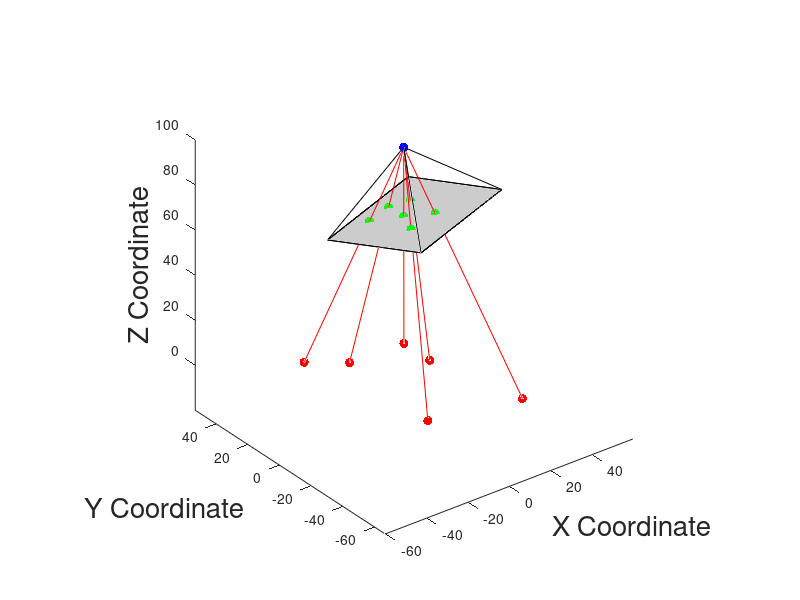

Recreate this plot in MATLAB. (Note: this script raises an error after producing the figure.)
function exampleSpaceResection
%% Test using least squares for a single photo resection
%Assumes No Error in Camera Interior Orientation

%% User Inputs
RANDOMSEED = 1;
% camera position
CAM.TRUEXYZ = [0 0 100];
CAM.TRUERPYDEG = [10 180 20];
% least squares initialization guess
LSQINITIALXYZ = [0 0 100];
LSQINITIALRPY = [0 180 0];
% camera parameters
CAM.XPIX = 640;
CAM.YPIX = 480;
CAM.HFOV = 90;
CAM.CX = 320;
CAM.CY = 240;
% add GCPs
NGCP = 6;
GCPX = [-50 50];
GCPY = [-50 50];
GCPZ = [-20 20];
% Add Noise to simulated data?
PIXNOISE = 1;
COORDNOISE = 0.1;
% Estimate of Noise into Total Least Squares
PIXNOISEEST = 1;
COORDNOISEEST = 0.1;

%% Generate Simulated Data for Control Points and Pixel Coordinates
rng(RANDOMSEED);
% Make K Matrix
f = CAM.XPIX/2/tand(CAM.HFOV/2);
K = [f 0 CAM.CX;0 f CAM.CY;0 0 1];
CAM.TRUERPYRAD = CAM.TRUERPYDEG*pi/180;
% Make R matrix
R = rpy2dcm(CAM.TRUERPYRAD(1),CAM.TRUERPYRAD(2),CAM.TRUERPYRAD(3));
% Calculate Sample GCPs
truegcpx = GCPX(1)+rand(NGCP,1)*(GCPX(2)-GCPX(1));
truegcpy = GCPY(1)+rand(NGCP,1)*(GCPY(2)-GCPY(1));
truegcpz = GCPZ(1)+rand(NGCP,1)*(GCPZ(2)-GCPZ(1));
% project into uv space
uvq = K*R*[truegcpx' - CAM.TRUEXYZ(1);...
           truegcpy' - CAM.TRUEXYZ(2);...
           truegcpz' - CAM.TRUEXYZ(3)];
trueu = uvq(1,:)'./uvq(3,:)';
truev = uvq(2,:)'./uvq(3,:)';
%% Add Noise to Simulated Data
noisygcpx = truegcpx + randn(numel(truegcpx),1)*COORDNOISE;
noisygcpy = truegcpy + randn(numel(truegcpx),1)*COORDNOISE;
noisygcpz = truegcpz + randn(numel(truegcpx),1)*COORDNOISE;
noisyu = trueu + randn(numel(truegcpx),1)*PIXNOISE;
noisyv = truev + randn(numel(truegcpx),1)*PIXNOISE;
%% Visualize Data
plotCamAndGCPs(K,R,CAM.TRUEXYZ',[truegcpx,truegcpy,truegcpz]',CAM.XPIX,CAM.YPIX);

%% Generate Covariance Matrix for Observation Values
covObs = kron(eye(NGCP),...
    diag([ones(1,2)*PIXNOISEEST,ones(1,3)*COORDNOISEEST]));

%% Anonymous Functions 
Jfun = @(Xi) Jfunction(Xi(1),Xi(2),Xi(3),Xi(4),Xi(5),Xi(6),...
	noisyu,noisyv,noisygcpx,noisygcpy,noisygcpz,f,CAM.CX,CAM.CY,...
	 logical([1 1 1 1 1 1 ]));
Bfun = @(Xi) Bfunction(Xi(1),Xi(2),Xi(3),Xi(4),Xi(5),Xi(6),...
	noisyu,noisyv,noisygcpx,noisygcpy,noisygcpz,f,CAM.CX,CAM.CY);
Kfun = @(Xi) Kfunction(Xi(1),Xi(2),Xi(3),Xi(4),Xi(5),Xi(6),...
	noisyu,noisyv,noisygcpx,noisygcpy,noisygcpz,f,CAM.CX,CAM.CY);

%% Set Initial Least Squares Guess Xo
Xo = [LSQINITIALRPY*pi/180 LSQINITIALXYZ]';

%% Perform Total Least Squares
fprintf('Performing Total Least Squares\n');
[X_tls,Sx_tls,lsrinfo_tls] = lsrtls(Jfun,Kfun,Bfun,Xo,covObs);
covXYZ = enforceCovariance(Sx_tls(4:6,4:6));
plotCovarianceSurf(X_tls(4),X_tls(5),X_tls(6),covXYZ,0.95,lsrinfo_tls.dof);
%% Perform Nonlinear Least Squares
fprintf('Performing Unqeighted Nonlinear Least Squares\n');
[X_nlin,Sx_nlin,lsrinfo_nlin] = lsrnlin(Jfun,Kfun,Xo);

%% Perform TLS with Z Elevation Locked at True Z Position
fprintf('Performing Total Least Squares with Z Locked\n');

% Set New Anonymous Functions 
Jfun = @(Xi) Jfunction(Xi(1),Xi(2),Xi(3),Xi(4),Xi(5),CAM.TRUEXYZ(3),...
	noisyu,noisyv,noisygcpx,noisygcpy,noisygcpz,f,CAM.CX,CAM.CY,...
	 logical([1 1 1 1 1 0]));
Bfun = @(Xi) Bfunction(Xi(1),Xi(2),Xi(3),Xi(4),Xi(5),CAM.TRUEXYZ(3),...
	noisyu,noisyv,noisygcpx,noisygcpy,noisygcpz,f,CAM.CX,CAM.CY);
Kfun = @(Xi) Kfunction(Xi(1),Xi(2),Xi(3),Xi(4),Xi(5),CAM.TRUEXYZ(3),...
	noisyu,noisyv,noisygcpx,noisygcpy,noisygcpz,f,CAM.CX,CAM.CY);
 
 % need a new Xo, since not solving for Z
 Xo = [LSQINITIALRPY*pi/180 LSQINITIALXYZ(1:2)]';

 [X_tlsLockZ,Sx_tlsLockZ,lsrinfo_tlsLockZ] = lsrtls(Jfun,Kfun,Bfun,Xo,covObs);
 end
function K = Kfunction(roll,pitch,yaw,Xc,Yc,Zc,u,v,Xw,Yw,Zw,f,cx,cy)
%% K EQUATIONS 
K = nan(numel(u)*2,1);
K(1:2:end,1) = u + ((cx.*(cos(yaw).*sin(roll) - cos(roll).*sin(pitch).*sin(yaw)) - f.*cos(pitch).*sin(yaw)).*(Yc - Yw) + (Zc - Zw).*(f.*sin(pitch) - cx.*cos(pitch).*cos(roll)) - (cx.*(sin(roll).*sin(yaw) + cos(roll).*cos(yaw).*sin(pitch)) + f.*cos(pitch).*cos(yaw)).*(Xc - Xw))./((Xc - Xw).*(sin(roll).*sin(yaw) + cos(roll).*cos(yaw).*sin(pitch)) - (Yc - Yw).*(cos(yaw).*sin(roll) - cos(roll).*sin(pitch).*sin(yaw)) + cos(pitch).*cos(roll).*(Zc - Zw));
K(2:2:end,1) = v - ((cy.*cos(pitch).*cos(roll) + f.*cos(pitch).*sin(roll)).*(Zc - Zw) + (Xc - Xw).*(cy.*(sin(roll).*sin(yaw) + cos(roll).*cos(yaw).*sin(pitch)) - f.*(cos(roll).*sin(yaw) - cos(yaw).*sin(pitch).*sin(roll))) - (Yc - Yw).*(cy.*(cos(yaw).*sin(roll) - cos(roll).*sin(pitch).*sin(yaw)) - f.*(cos(roll).*cos(yaw) + sin(pitch).*sin(roll).*sin(yaw))))./((Xc - Xw).*(sin(roll).*sin(yaw) + cos(roll).*cos(yaw).*sin(pitch)) - (Yc - Yw).*(cos(yaw).*sin(roll) - cos(roll).*sin(pitch).*sin(yaw)) + cos(pitch).*cos(roll).*(Zc - Zw));
end

function J = Jfunction(roll,pitch,yaw,Xc,Yc,Zc,u,v,Xw,Yw,Zw,f,cx,cy,flag)
%% J EQUATIONS 
J = nan(numel(u)*2,6);
J(1:2:end,1) = - (cx.*(Yc - Yw).*(cos(roll).*cos(yaw) + sin(pitch).*sin(roll).*sin(yaw)) - cx.*(Xc - Xw).*(cos(roll).*sin(yaw) - cos(yaw).*sin(pitch).*sin(roll)) + cx.*cos(pitch).*sin(roll).*(Zc - Zw))./((Xc - Xw).*(sin(roll).*sin(yaw) + cos(roll).*cos(yaw).*sin(pitch)) - (Yc - Yw).*(cos(yaw).*sin(roll) - cos(roll).*sin(pitch).*sin(yaw)) + cos(pitch).*cos(roll).*(Zc - Zw)) - (((cx.*(cos(yaw).*sin(roll) - cos(roll).*sin(pitch).*sin(yaw)) - f.*cos(pitch).*sin(yaw)).*(Yc - Yw) + (Zc - Zw).*(f.*sin(pitch) - cx.*cos(pitch).*cos(roll)) - (cx.*(sin(roll).*sin(yaw) + cos(roll).*cos(yaw).*sin(pitch)) + f.*cos(pitch).*cos(yaw)).*(Xc - Xw)).*((Yc - Yw).*(cos(roll).*cos(yaw) + sin(pitch).*sin(roll).*sin(yaw)) - (Xc - Xw).*(cos(roll).*sin(yaw) - cos(yaw).*sin(pitch).*sin(roll)) + cos(pitch).*sin(roll).*(Zc - Zw)))./((Xc - Xw).*(sin(roll).*sin(yaw) + cos(roll).*cos(yaw).*sin(pitch)) - (Yc - Yw).*(cos(yaw).*sin(roll) - cos(roll).*sin(pitch).*sin(yaw)) + cos(pitch).*cos(roll).*(Zc - Zw)).^2;
J(1:2:end,2) = (((cx.*(cos(yaw).*sin(roll) - cos(roll).*sin(pitch).*sin(yaw)) - f.*cos(pitch).*sin(yaw)).*(Yc - Yw) + (Zc - Zw).*(f.*sin(pitch) - cx.*cos(pitch).*cos(roll)) - (cx.*(sin(roll).*sin(yaw) + cos(roll).*cos(yaw).*sin(pitch)) + f.*cos(pitch).*cos(yaw)).*(Xc - Xw)).*(cos(pitch).*cos(roll).*cos(yaw).*(Xc - Xw) - cos(roll).*sin(pitch).*(Zc - Zw) + cos(pitch).*cos(roll).*sin(yaw).*(Yc - Yw)))./((Xc - Xw).*(sin(roll).*sin(yaw) + cos(roll).*cos(yaw).*sin(pitch)) - (Yc - Yw).*(cos(yaw).*sin(roll) - cos(roll).*sin(pitch).*sin(yaw)) + cos(pitch).*cos(roll).*(Zc - Zw)).^2 - ((f.*sin(pitch).*sin(yaw) - cx.*cos(pitch).*cos(roll).*sin(yaw)).*(Yc - Yw) + (Zc - Zw).*(f.*cos(pitch) + cx.*cos(roll).*sin(pitch)) + (f.*cos(yaw).*sin(pitch) - cx.*cos(pitch).*cos(roll).*cos(yaw)).*(Xc - Xw))./((Xc - Xw).*(sin(roll).*sin(yaw) + cos(roll).*cos(yaw).*sin(pitch)) - (Yc - Yw).*(cos(yaw).*sin(roll) - cos(roll).*sin(pitch).*sin(yaw)) + cos(pitch).*cos(roll).*(Zc - Zw));
J(1:2:end,3) = ((cx.*(sin(roll).*sin(yaw) + cos(roll).*cos(yaw).*sin(pitch)) + f.*cos(pitch).*cos(yaw)).*(Yc - Yw) + (cx.*(cos(yaw).*sin(roll) - cos(roll).*sin(pitch).*sin(yaw)) - f.*cos(pitch).*sin(yaw)).*(Xc - Xw))./((Xc - Xw).*(sin(roll).*sin(yaw) + cos(roll).*cos(yaw).*sin(pitch)) - (Yc - Yw).*(cos(yaw).*sin(roll) - cos(roll).*sin(pitch).*sin(yaw)) + cos(pitch).*cos(roll).*(Zc - Zw)) + (((Xc - Xw).*(cos(yaw).*sin(roll) - cos(roll).*sin(pitch).*sin(yaw)) + (Yc - Yw).*(sin(roll).*sin(yaw) + cos(roll).*cos(yaw).*sin(pitch))).*((cx.*(cos(yaw).*sin(roll) - cos(roll).*sin(pitch).*sin(yaw)) - f.*cos(pitch).*sin(yaw)).*(Yc - Yw) + (Zc - Zw).*(f.*sin(pitch) - cx.*cos(pitch).*cos(roll)) - (cx.*(sin(roll).*sin(yaw) + cos(roll).*cos(yaw).*sin(pitch)) + f.*cos(pitch).*cos(yaw)).*(Xc - Xw)))./((Xc - Xw).*(sin(roll).*sin(yaw) + cos(roll).*cos(yaw).*sin(pitch)) - (Yc - Yw).*(cos(yaw).*sin(roll) - cos(roll).*sin(pitch).*sin(yaw)) + cos(pitch).*cos(roll).*(Zc - Zw)).^2;
J(1:2:end,4) = (cx.*(sin(roll).*sin(yaw) + cos(roll).*cos(yaw).*sin(pitch)) + f.*cos(pitch).*cos(yaw))./((Xc - Xw).*(sin(roll).*sin(yaw) + cos(roll).*cos(yaw).*sin(pitch)) - (Yc - Yw).*(cos(yaw).*sin(roll) - cos(roll).*sin(pitch).*sin(yaw)) + cos(pitch).*cos(roll).*(Zc - Zw)) + ((sin(roll).*sin(yaw) + cos(roll).*cos(yaw).*sin(pitch)).*((cx.*(cos(yaw).*sin(roll) - cos(roll).*sin(pitch).*sin(yaw)) - f.*cos(pitch).*sin(yaw)).*(Yc - Yw) + (Zc - Zw).*(f.*sin(pitch) - cx.*cos(pitch).*cos(roll)) - (cx.*(sin(roll).*sin(yaw) + cos(roll).*cos(yaw).*sin(pitch)) + f.*cos(pitch).*cos(yaw)).*(Xc - Xw)))./((Xc - Xw).*(sin(roll).*sin(yaw) + cos(roll).*cos(yaw).*sin(pitch)) - (Yc - Yw).*(cos(yaw).*sin(roll) - cos(roll).*sin(pitch).*sin(yaw)) + cos(pitch).*cos(roll).*(Zc - Zw)).^2;
J(1:2:end,5) = - (cx.*(cos(yaw).*sin(roll) - cos(roll).*sin(pitch).*sin(yaw)) - f.*cos(pitch).*sin(yaw))./((Xc - Xw).*(sin(roll).*sin(yaw) + cos(roll).*cos(yaw).*sin(pitch)) - (Yc - Yw).*(cos(yaw).*sin(roll) - cos(roll).*sin(pitch).*sin(yaw)) + cos(pitch).*cos(roll).*(Zc - Zw)) - ((cos(yaw).*sin(roll) - cos(roll).*sin(pitch).*sin(yaw)).*((cx.*(cos(yaw).*sin(roll) - cos(roll).*sin(pitch).*sin(yaw)) - f.*cos(pitch).*sin(yaw)).*(Yc - Yw) + (Zc - Zw).*(f.*sin(pitch) - cx.*cos(pitch).*cos(roll)) - (cx.*(sin(roll).*sin(yaw) + cos(roll).*cos(yaw).*sin(pitch)) + f.*cos(pitch).*cos(yaw)).*(Xc - Xw)))./((Xc - Xw).*(sin(roll).*sin(yaw) + cos(roll).*cos(yaw).*sin(pitch)) - (Yc - Yw).*(cos(yaw).*sin(roll) - cos(roll).*sin(pitch).*sin(yaw)) + cos(pitch).*cos(roll).*(Zc - Zw)).^2;
J(1:2:end,6) = (cos(pitch).*cos(roll).*((cx.*(cos(yaw).*sin(roll) - cos(roll).*sin(pitch).*sin(yaw)) - f.*cos(pitch).*sin(yaw)).*(Yc - Yw) + (Zc - Zw).*(f.*sin(pitch) - cx.*cos(pitch).*cos(roll)) - (cx.*(sin(roll).*sin(yaw) + cos(roll).*cos(yaw).*sin(pitch)) + f.*cos(pitch).*cos(yaw)).*(Xc - Xw)))./((Xc - Xw).*(sin(roll).*sin(yaw) + cos(roll).*cos(yaw).*sin(pitch)) - (Yc - Yw).*(cos(yaw).*sin(roll) - cos(roll).*sin(pitch).*sin(yaw)) + cos(pitch).*cos(roll).*(Zc - Zw)).^2 - (f.*sin(pitch) - cx.*cos(pitch).*cos(roll))./((Xc - Xw).*(sin(roll).*sin(yaw) + cos(roll).*cos(yaw).*sin(pitch)) - (Yc - Yw).*(cos(yaw).*sin(roll) - cos(roll).*sin(pitch).*sin(yaw)) + cos(pitch).*cos(roll).*(Zc - Zw));
J(2:2:end,1) = ((f.*cos(pitch).*cos(roll) - cy.*cos(pitch).*sin(roll)).*(Zc - Zw) + (Xc - Xw).*(cy.*(cos(roll).*sin(yaw) - cos(yaw).*sin(pitch).*sin(roll)) + f.*(sin(roll).*sin(yaw) + cos(roll).*cos(yaw).*sin(pitch))) - (Yc - Yw).*(cy.*(cos(roll).*cos(yaw) + sin(pitch).*sin(roll).*sin(yaw)) + f.*(cos(yaw).*sin(roll) - cos(roll).*sin(pitch).*sin(yaw))))./((Xc - Xw).*(sin(roll).*sin(yaw) + cos(roll).*cos(yaw).*sin(pitch)) - (Yc - Yw).*(cos(yaw).*sin(roll) - cos(roll).*sin(pitch).*sin(yaw)) + cos(pitch).*cos(roll).*(Zc - Zw)) + (((cy.*cos(pitch).*cos(roll) + f.*cos(pitch).*sin(roll)).*(Zc - Zw) + (Xc - Xw).*(cy.*(sin(roll).*sin(yaw) + cos(roll).*cos(yaw).*sin(pitch)) - f.*(cos(roll).*sin(yaw) - cos(yaw).*sin(pitch).*sin(roll))) - (Yc - Yw).*(cy.*(cos(yaw).*sin(roll) - cos(roll).*sin(pitch).*sin(yaw)) - f.*(cos(roll).*cos(yaw) + sin(pitch).*sin(roll).*sin(yaw)))).*((Yc - Yw).*(cos(roll).*cos(yaw) + sin(pitch).*sin(roll).*sin(yaw)) - (Xc - Xw).*(cos(roll).*sin(yaw) - cos(yaw).*sin(pitch).*sin(roll)) + cos(pitch).*sin(roll).*(Zc - Zw)))./((Xc - Xw).*(sin(roll).*sin(yaw) + cos(roll).*cos(yaw).*sin(pitch)) - (Yc - Yw).*(cos(yaw).*sin(roll) - cos(roll).*sin(pitch).*sin(yaw)) + cos(pitch).*cos(roll).*(Zc - Zw)).^2;
J(2:2:end,2) = (f.*(Yc.*cos(yaw) - Yw.*cos(yaw) - Xc.*sin(yaw) + Xw.*sin(yaw)).*(Zc.*sin(pitch) - Zw.*sin(pitch) - Xc.*cos(pitch).*cos(yaw) + Xw.*cos(pitch).*cos(yaw) - Yc.*cos(pitch).*sin(yaw) + Yw.*cos(pitch).*sin(yaw)))./(Zc.*cos(pitch).*cos(roll) - Zw.*cos(pitch).*cos(roll) - Yc.*cos(yaw).*sin(roll) + Yw.*cos(yaw).*sin(roll) + Xc.*sin(roll).*sin(yaw) - Xw.*sin(roll).*sin(yaw) + Xc.*cos(roll).*cos(yaw).*sin(pitch) - Xw.*cos(roll).*cos(yaw).*sin(pitch) + Yc.*cos(roll).*sin(pitch).*sin(yaw) - Yw.*cos(roll).*sin(pitch).*sin(yaw)).^2;
J(2:2:end,3) = ((Xc - Xw).*(cy.*(cos(yaw).*sin(roll) - cos(roll).*sin(pitch).*sin(yaw)) - f.*(cos(roll).*cos(yaw) + sin(pitch).*sin(roll).*sin(yaw))) + (Yc - Yw).*(cy.*(sin(roll).*sin(yaw) + cos(roll).*cos(yaw).*sin(pitch)) - f.*(cos(roll).*sin(yaw) - cos(yaw).*sin(pitch).*sin(roll))))./((Xc - Xw).*(sin(roll).*sin(yaw) + cos(roll).*cos(yaw).*sin(pitch)) - (Yc - Yw).*(cos(yaw).*sin(roll) - cos(roll).*sin(pitch).*sin(yaw)) + cos(pitch).*cos(roll).*(Zc - Zw)) - (((Xc - Xw).*(cos(yaw).*sin(roll) - cos(roll).*sin(pitch).*sin(yaw)) + (Yc - Yw).*(sin(roll).*sin(yaw) + cos(roll).*cos(yaw).*sin(pitch))).*((cy.*cos(pitch).*cos(roll) + f.*cos(pitch).*sin(roll)).*(Zc - Zw) + (Xc - Xw).*(cy.*(sin(roll).*sin(yaw) + cos(roll).*cos(yaw).*sin(pitch)) - f.*(cos(roll).*sin(yaw) - cos(yaw).*sin(pitch).*sin(roll))) - (Yc - Yw).*(cy.*(cos(yaw).*sin(roll) - cos(roll).*sin(pitch).*sin(yaw)) - f.*(cos(roll).*cos(yaw) + sin(pitch).*sin(roll).*sin(yaw)))))./((Xc - Xw).*(sin(roll).*sin(yaw) + cos(roll).*cos(yaw).*sin(pitch)) - (Yc - Yw).*(cos(yaw).*sin(roll) - cos(roll).*sin(pitch).*sin(yaw)) + cos(pitch).*cos(roll).*(Zc - Zw)).^2;
J(2:2:end,4) = -(f.*(Yc.*sin(pitch) - Yw.*sin(pitch) + Zc.*cos(pitch).*sin(yaw) - Zw.*cos(pitch).*sin(yaw)))./(Zc.*cos(pitch).*cos(roll) - Zw.*cos(pitch).*cos(roll) - Yc.*cos(yaw).*sin(roll) + Yw.*cos(yaw).*sin(roll) + Xc.*sin(roll).*sin(yaw) - Xw.*sin(roll).*sin(yaw) + Xc.*cos(roll).*cos(yaw).*sin(pitch) - Xw.*cos(roll).*cos(yaw).*sin(pitch) + Yc.*cos(roll).*sin(pitch).*sin(yaw) - Yw.*cos(roll).*sin(pitch).*sin(yaw)).^2;
J(2:2:end,5) = (f.*(Xc.*sin(pitch) - Xw.*sin(pitch) + Zc.*cos(pitch).*cos(yaw) - Zw.*cos(pitch).*cos(yaw)))./(Zc.*cos(pitch).*cos(roll) - Zw.*cos(pitch).*cos(roll) - Yc.*cos(yaw).*sin(roll) + Yw.*cos(yaw).*sin(roll) + Xc.*sin(roll).*sin(yaw) - Xw.*sin(roll).*sin(yaw) + Xc.*cos(roll).*cos(yaw).*sin(pitch) - Xw.*cos(roll).*cos(yaw).*sin(pitch) + Yc.*cos(roll).*sin(pitch).*sin(yaw) - Yw.*cos(roll).*sin(pitch).*sin(yaw)).^2;
J(2:2:end,6) = -(f.*cos(pitch).*(Yc.*cos(yaw) - Yw.*cos(yaw) - Xc.*sin(yaw) + Xw.*sin(yaw)))./(Zc.*cos(pitch).*cos(roll) - Zw.*cos(pitch).*cos(roll) - Yc.*cos(yaw).*sin(roll) + Yw.*cos(yaw).*sin(roll) + Xc.*sin(roll).*sin(yaw) - Xw.*sin(roll).*sin(yaw) + Xc.*cos(roll).*cos(yaw).*sin(pitch) - Xw.*cos(roll).*cos(yaw).*sin(pitch) + Yc.*cos(roll).*sin(pitch).*sin(yaw) - Yw.*cos(roll).*sin(pitch).*sin(yaw)).^2;
J(:,~flag)=[]; % handle optional unknowns
end

function B = Bfunction(roll,pitch,yaw,Xc,Yc,Zc,u,v,Xw,Yw,Zw,f,cx,cy)
%% B EQUATIONS 
B = nan(numel(u)*2,5);
B(1:2:end,1) = -1;
B(1:2:end,2) = 0;
B(1:2:end,3) = - (cx.*(sin(roll).*sin(yaw) + cos(roll).*cos(yaw).*sin(pitch)) + f.*cos(pitch).*cos(yaw))./((Xc - Xw).*(sin(roll).*sin(yaw) + cos(roll).*cos(yaw).*sin(pitch)) - (Yc - Yw).*(cos(yaw).*sin(roll) - cos(roll).*sin(pitch).*sin(yaw)) + cos(pitch).*cos(roll).*(Zc - Zw)) - ((sin(roll).*sin(yaw) + cos(roll).*cos(yaw).*sin(pitch)).*((cx.*(cos(yaw).*sin(roll) - cos(roll).*sin(pitch).*sin(yaw)) - f.*cos(pitch).*sin(yaw)).*(Yc - Yw) + (Zc - Zw).*(f.*sin(pitch) - cx.*cos(pitch).*cos(roll)) - (cx.*(sin(roll).*sin(yaw) + cos(roll).*cos(yaw).*sin(pitch)) + f.*cos(pitch).*cos(yaw)).*(Xc - Xw)))./((Xc - Xw).*(sin(roll).*sin(yaw) + cos(roll).*cos(yaw).*sin(pitch)) - (Yc - Yw).*(cos(yaw).*sin(roll) - cos(roll).*sin(pitch).*sin(yaw)) + cos(pitch).*cos(roll).*(Zc - Zw)).^2;
B(1:2:end,4) = (cx.*(cos(yaw).*sin(roll) - cos(roll).*sin(pitch).*sin(yaw)) - f.*cos(pitch).*sin(yaw))./((Xc - Xw).*(sin(roll).*sin(yaw) + cos(roll).*cos(yaw).*sin(pitch)) - (Yc - Yw).*(cos(yaw).*sin(roll) - cos(roll).*sin(pitch).*sin(yaw)) + cos(pitch).*cos(roll).*(Zc - Zw)) + ((cos(yaw).*sin(roll) - cos(roll).*sin(pitch).*sin(yaw)).*((cx.*(cos(yaw).*sin(roll) - cos(roll).*sin(pitch).*sin(yaw)) - f.*cos(pitch).*sin(yaw)).*(Yc - Yw) + (Zc - Zw).*(f.*sin(pitch) - cx.*cos(pitch).*cos(roll)) - (cx.*(sin(roll).*sin(yaw) + cos(roll).*cos(yaw).*sin(pitch)) + f.*cos(pitch).*cos(yaw)).*(Xc - Xw)))./((Xc - Xw).*(sin(roll).*sin(yaw) + cos(roll).*cos(yaw).*sin(pitch)) - (Yc - Yw).*(cos(yaw).*sin(roll) - cos(roll).*sin(pitch).*sin(yaw)) + cos(pitch).*cos(roll).*(Zc - Zw)).^2;
B(1:2:end,5) = (f.*sin(pitch) - cx.*cos(pitch).*cos(roll))./((Xc - Xw).*(sin(roll).*sin(yaw) + cos(roll).*cos(yaw).*sin(pitch)) - (Yc - Yw).*(cos(yaw).*sin(roll) - cos(roll).*sin(pitch).*sin(yaw)) + cos(pitch).*cos(roll).*(Zc - Zw)) - (cos(pitch).*cos(roll).*((cx.*(cos(yaw).*sin(roll) - cos(roll).*sin(pitch).*sin(yaw)) - f.*cos(pitch).*sin(yaw)).*(Yc - Yw) + (Zc - Zw).*(f.*sin(pitch) - cx.*cos(pitch).*cos(roll)) - (cx.*(sin(roll).*sin(yaw) + cos(roll).*cos(yaw).*sin(pitch)) + f.*cos(pitch).*cos(yaw)).*(Xc - Xw)))./((Xc - Xw).*(sin(roll).*sin(yaw) + cos(roll).*cos(yaw).*sin(pitch)) - (Yc - Yw).*(cos(yaw).*sin(roll) - cos(roll).*sin(pitch).*sin(yaw)) + cos(pitch).*cos(roll).*(Zc - Zw)).^2;
B(2:2:end,1) = 0;
B(2:2:end,2) = -1;
B(2:2:end,3) = (f.*(Yc.*sin(pitch) - Yw.*sin(pitch) + Zc.*cos(pitch).*sin(yaw) - Zw.*cos(pitch).*sin(yaw)))./(Zc.*cos(pitch).*cos(roll) - Zw.*cos(pitch).*cos(roll) - Yc.*cos(yaw).*sin(roll) + Yw.*cos(yaw).*sin(roll) + Xc.*sin(roll).*sin(yaw) - Xw.*sin(roll).*sin(yaw) + Xc.*cos(roll).*cos(yaw).*sin(pitch) - Xw.*cos(roll).*cos(yaw).*sin(pitch) + Yc.*cos(roll).*sin(pitch).*sin(yaw) - Yw.*cos(roll).*sin(pitch).*sin(yaw)).^2;
B(2:2:end,4) = -(f.*(Xc.*sin(pitch) - Xw.*sin(pitch) + Zc.*cos(pitch).*cos(yaw) - Zw.*cos(pitch).*cos(yaw)))./(Zc.*cos(pitch).*cos(roll) - Zw.*cos(pitch).*cos(roll) - Yc.*cos(yaw).*sin(roll) + Yw.*cos(yaw).*sin(roll) + Xc.*sin(roll).*sin(yaw) - Xw.*sin(roll).*sin(yaw) + Xc.*cos(roll).*cos(yaw).*sin(pitch) - Xw.*cos(roll).*cos(yaw).*sin(pitch) + Yc.*cos(roll).*sin(pitch).*sin(yaw) - Yw.*cos(roll).*sin(pitch).*sin(yaw)).^2;
B(2:2:end,5) = (f.*cos(pitch).*(Yc.*cos(yaw) - Yw.*cos(yaw) - Xc.*sin(yaw) + Xw.*sin(yaw)))./(Zc.*cos(pitch).*cos(roll) - Zw.*cos(pitch).*cos(roll) - Yc.*cos(yaw).*sin(roll) + Yw.*cos(yaw).*sin(roll) + Xc.*sin(roll).*sin(yaw) - Xw.*sin(roll).*sin(yaw) + Xc.*cos(roll).*cos(yaw).*sin(pitch) - Xw.*cos(roll).*cos(yaw).*sin(pitch) + Yc.*cos(roll).*sin(pitch).*sin(yaw) - Yw.*cos(roll).*sin(pitch).*sin(yaw)).^2;
B = bumphdiag(B,2); %this pads the matrix with 0s
end

function R = rpy2dcm(roll,pitch,yaw)
% Calculate Direction Cosine Matrix Using Tait-Bryan (Z-Y-X convention)
Rx = [1 0 0; 0 cos(roll) sin(roll); 0 -sin(roll) cos(roll)];
Ry = [cos(pitch) 0 -sin(pitch); 0 1 0;sin(pitch) 0 cos(pitch)];
Rz = [cos(yaw) sin(yaw) 0; -sin(yaw) cos(yaw) 0; 0 0 1];
R = Rx*Ry*Rz;
end

function plotCamAndGCPs(K,R,camT,gcpxyz,xpix,ypix)
% this code is kinda old and probably uses some sketchy backwards math...
% but it makes a cool figure!

% calculate pixel coordinates
iRT = inv([inv(R) camT;0 0 0 1]);
iT = iRT(1:3,4);

uv1 = K * [R iT] * [gcpxyz; ones(size(gcpxyz(1,:)))];
u = uv1(1,:)./uv1(3,:);
v = uv1(2,:)./uv1(3,:);

maxdist = max(uv1(3,:));

FSCALE = K(1,1)/xpix;
CAMSCALE = maxdist/4/FSCALE;

%cam fov points
xc = CAMSCALE * [0 -1 -1 1 1 -1 1 0 1 -1 0]*0.5;
yc = CAMSCALE * ypix/xpix * [0 1 -1 -1 1 1 1 0 -1 -1 0]*0.5;
zc = CAMSCALE * FSCALE * [0 1 1 1 1 1 1 0 1 1 0];
xyzc = inv(R) * [xc; yc; zc];

% cam u,v points
uplanecoord = CAMSCALE * (u - K(1,3))/ xpix ;
vplanecoord = CAMSCALE * ypix/xpix * (v- K(2,3)) / ypix ;
zplanecoord = CAMSCALE * FSCALE * ones(size(u));

planecoordxyz = inv(R)*[uplanecoord; vplanecoord;zplanecoord];

% cam rectangle plane
ind = 2:5;
xp = xyzc(1,ind);
yp = xyzc(2,ind);
zp = xyzc(3,ind);

figure(1);clf
%plot camera fov
plot3(camT(1) + xyzc(1,:),camT(2) + xyzc(2,:),camT(3) + xyzc(3,:),'k')
hold on

%plot camera fov plane
patch(camT(1) + xp,camT(2) + yp,camT(3) + zp,'k','FaceAlpha',0.2)

%plot camera to gcp lines
for i=1:numel(gcpxyz(1,:))
   % gcp lines
   plot3([camT(1) gcpxyz(1,i)],[camT(2) gcpxyz(2,i)],[camT(3) gcpxyz(3,i)],'r.-','markersize',20) 
end
% uv coords
plot3(camT(1) + planecoordxyz(1,:),camT(2) + planecoordxyz(2,:),camT(3) + planecoordxyz(3,:),'g.','markersize',20)
indbad = u > xpix | u<0 | v>ypix |v<0 | uv1(3,:)<0;
plot3(camT(1) + planecoordxyz(1,indbad),camT(2) + planecoordxyz(2,indbad),camT(3) + planecoordxyz(3,indbad),'m.','markersize',20)


% plot camera origin coordinate
plot3(camT(1),camT(2),camT(3),'b.','markersize',20);

xlabel('X Coordinate','fontsize',20);
ylabel('Y Coordinate','fontsize',20);
zlabel('Z Coordinate','fontsize',20)
axis equal
end

function symbolicKJBequations
%% Generate J,B,K functions for space resection equations using symbolic toolbox
syms u v Xw Yw Zw roll pitch yaw Xc Yc Zc f cx cy
% Calculate Direction Cosine Matrix Using Tait-Bryan (Z-Y-X convention)
Rx = [1 0 0; 0 cos(roll) sin(roll); 0 -sin(roll) cos(roll)];
Ry = [cos(pitch) 0 -sin(pitch); 0 1 0;sin(pitch) 0 cos(pitch)];
Rz = [cos(yaw) sin(yaw) 0; -sin(yaw) cos(yaw) 0; 0 0 1];
R = Rx*Ry*Rz;

uvq =[f 0 cx;0 f cy;0 0 1]*R*[Xw-Xc;Yw-Yc;Zw-Zc];

F = [u - uvq(1)/uvq(3);v - uvq(2)/uvq(3)];

betavars = [roll pitch yaw Xc Yc Zc];
invars = [u v Xw Yw Zw];
[J,B,K]=calcKJBequations(F,invars,betavars);

end

function hx = bumphdiag(x,n)
hx = [];
for i=n:n:size(x,1)
    hx = blkdiag(hx,x(i-n+1:i,:));
end

end